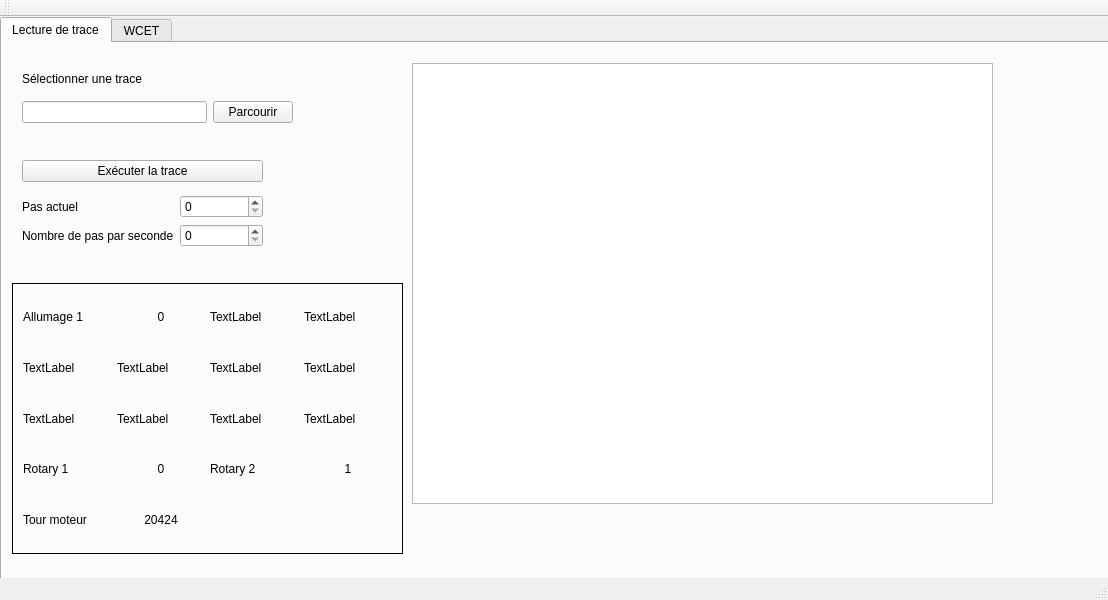
<?xml version="1.0" encoding="UTF-8"?>
<ui version="4.0">
 <class>MainWindow</class>
 <widget class="QMainWindow" name="MainWindow">
  <property name="geometry">
   <rect>
    <x>0</x>
    <y>0</y>
    <width>1108</width>
    <height>600</height>
   </rect>
  </property>
  <property name="windowTitle">
   <string>MainWindow</string>
  </property>
  <widget class="QWidget" name="centralWidget">
   <widget class="QTabWidget" name="tabWidget">
    <property name="geometry">
     <rect>
      <x>0</x>
      <y>0</y>
      <width>1121</width>
      <height>601</height>
     </rect>
    </property>
    <property name="currentIndex">
     <number>0</number>
    </property>
    <widget class="QWidget" name="tab">
     <attribute name="title">
      <string>Lecture de trace</string>
     </attribute>
     <widget class="QWidget" name="verticalLayoutWidget">
      <property name="geometry">
       <rect>
        <x>10</x>
        <y>10</y>
        <width>291</width>
        <height>80</height>
       </rect>
      </property>
      <layout class="QVBoxLayout" name="verticalLayout">
       <property name="leftMargin">
        <number>10</number>
       </property>
       <property name="topMargin">
        <number>10</number>
       </property>
       <property name="rightMargin">
        <number>10</number>
       </property>
       <property name="bottomMargin">
        <number>10</number>
       </property>
       <item>
        <widget class="QLabel" name="label_33">
         <property name="text">
          <string>Sélectionner une trace </string>
         </property>
        </widget>
       </item>
       <item>
        <layout class="QHBoxLayout" name="horizontalLayout_20">
         <item>
          <widget class="QLineEdit" name="browseEdit"/>
         </item>
         <item>
          <widget class="QPushButton" name="browse_button">
           <property name="text">
            <string>Parcourir</string>
           </property>
          </widget>
         </item>
        </layout>
       </item>
      </layout>
     </widget>
     <widget class="QWidget" name="verticalLayoutWidget_2">
      <property name="geometry">
       <rect>
        <x>10</x>
        <y>100</y>
        <width>261</width>
        <height>122</height>
       </rect>
      </property>
      <layout class="QVBoxLayout" name="verticalLayout_2">
       <property name="leftMargin">
        <number>10</number>
       </property>
       <property name="topMargin">
        <number>10</number>
       </property>
       <property name="rightMargin">
        <number>10</number>
       </property>
       <property name="bottomMargin">
        <number>10</number>
       </property>
       <item>
        <widget class="QPushButton" name="exec_button">
         <property name="text">
          <string>Exécuter la trace</string>
         </property>
        </widget>
       </item>
       <item>
        <layout class="QGridLayout" name="gridLayout">
         <item row="0" column="0">
          <widget class="QLabel" name="label">
           <property name="text">
            <string>Pas actuel</string>
           </property>
          </widget>
         </item>
         <item row="1" column="0">
          <widget class="QLabel" name="label_36">
           <property name="text">
            <string>Nombre de pas par seconde</string>
           </property>
          </widget>
         </item>
         <item row="1" column="1">
          <widget class="QSpinBox" name="steps_freq"/>
         </item>
         <item row="0" column="1">
          <widget class="QSpinBox" name="step_number"/>
         </item>
        </layout>
       </item>
      </layout>
     </widget>
     <widget class="QFrame" name="gridFrame">
      <property name="geometry">
       <rect>
        <x>10</x>
        <y>240</y>
        <width>391</width>
        <height>271</height>
       </rect>
      </property>
      <property name="frameShape">
       <enum>QFrame::Box</enum>
      </property>
      <layout class="QGridLayout" name="gridLayout_2">
       <property name="leftMargin">
        <number>10</number>
       </property>
       <property name="topMargin">
        <number>10</number>
       </property>
       <property name="rightMargin">
        <number>10</number>
       </property>
       <property name="bottomMargin">
        <number>10</number>
       </property>
       <property name="spacing">
        <number>5</number>
       </property>
       <item row="0" column="1">
        <layout class="QHBoxLayout" name="horizontalLayout_18">
         <item>
          <widget class="QLabel" name="label_19">
           <property name="text">
            <string>TextLabel</string>
           </property>
          </widget>
         </item>
         <item>
          <widget class="QLabel" name="label_20">
           <property name="text">
            <string>TextLabel</string>
           </property>
          </widget>
         </item>
        </layout>
       </item>
       <item row="2" column="0">
        <layout class="QHBoxLayout" name="horizontalLayout_12">
         <item>
          <widget class="QLabel" name="label_26">
           <property name="text">
            <string>TextLabel</string>
           </property>
          </widget>
         </item>
         <item>
          <widget class="QLabel" name="label_25">
           <property name="text">
            <string>TextLabel</string>
           </property>
          </widget>
         </item>
        </layout>
       </item>
       <item row="2" column="1">
        <layout class="QHBoxLayout" name="horizontalLayout_10">
         <item>
          <widget class="QLabel" name="label_28">
           <property name="text">
            <string>TextLabel</string>
           </property>
          </widget>
         </item>
         <item>
          <widget class="QLabel" name="label_27">
           <property name="text">
            <string>TextLabel</string>
           </property>
          </widget>
         </item>
        </layout>
       </item>
       <item row="1" column="0">
        <layout class="QHBoxLayout" name="horizontalLayout_15">
         <item>
          <widget class="QLabel" name="label_22">
           <property name="text">
            <string>TextLabel</string>
           </property>
          </widget>
         </item>
         <item>
          <widget class="QLabel" name="label_21">
           <property name="text">
            <string>TextLabel</string>
           </property>
          </widget>
         </item>
        </layout>
       </item>
       <item row="3" column="0">
        <layout class="QHBoxLayout" name="horizontalLayout_13">
         <item>
          <widget class="QLabel" name="label_30">
           <property name="text">
            <string>Rotary 1</string>
           </property>
          </widget>
         </item>
         <item>
          <widget class="QLabel" name="label_29">
           <property name="text">
            <string>0</string>
           </property>
           <property name="alignment">
            <set>Qt::AlignCenter</set>
           </property>
          </widget>
         </item>
        </layout>
       </item>
       <item row="3" column="1">
        <layout class="QHBoxLayout" name="horizontalLayout_14">
         <item>
          <widget class="QLabel" name="label_32">
           <property name="text">
            <string>Rotary 2</string>
           </property>
          </widget>
         </item>
         <item>
          <widget class="QLabel" name="label_31">
           <property name="text">
            <string>1</string>
           </property>
           <property name="alignment">
            <set>Qt::AlignCenter</set>
           </property>
          </widget>
         </item>
        </layout>
       </item>
       <item row="1" column="1">
        <layout class="QHBoxLayout" name="horizontalLayout_16">
         <item>
          <widget class="QLabel" name="label_24">
           <property name="text">
            <string>TextLabel</string>
           </property>
          </widget>
         </item>
         <item>
          <widget class="QLabel" name="label_23">
           <property name="text">
            <string>TextLabel</string>
           </property>
          </widget>
         </item>
        </layout>
       </item>
       <item row="0" column="0">
        <layout class="QHBoxLayout" name="horizontalLayout_17">
         <item>
          <widget class="QLabel" name="label_4">
           <property name="text">
            <string>Allumage 1</string>
           </property>
          </widget>
         </item>
         <item>
          <widget class="QLabel" name="label_allumage_1">
           <property name="text">
            <string>0</string>
           </property>
           <property name="alignment">
            <set>Qt::AlignCenter</set>
           </property>
          </widget>
         </item>
        </layout>
       </item>
       <item row="4" column="0">
        <layout class="QHBoxLayout" name="horizontalLayout_21">
         <item>
          <widget class="QLabel" name="label_34">
           <property name="text">
            <string>Tour moteur</string>
           </property>
          </widget>
         </item>
         <item>
          <widget class="QLabel" name="label_35">
           <property name="text">
            <string>20424</string>
           </property>
           <property name="alignment">
            <set>Qt::AlignCenter</set>
           </property>
          </widget>
         </item>
        </layout>
       </item>
      </layout>
     </widget>
     <widget class="QtCharts::QChartView" name="chartview">
      <property name="geometry">
       <rect>
        <x>410</x>
        <y>20</y>
        <width>581</width>
        <height>441</height>
       </rect>
      </property>
     </widget>
    </widget>
    <widget class="QWidget" name="tab_2">
     <attribute name="title">
      <string>WCET</string>
     </attribute>
    </widget>
   </widget>
  </widget>
  <widget class="QMenuBar" name="menuBar">
   <property name="geometry">
    <rect>
     <x>0</x>
     <y>0</y>
     <width>1108</width>
     <height>19</height>
    </rect>
   </property>
  </widget>
  <widget class="QToolBar" name="mainToolBar">
   <attribute name="toolBarArea">
    <enum>TopToolBarArea</enum>
   </attribute>
   <attribute name="toolBarBreak">
    <bool>false</bool>
   </attribute>
  </widget>
  <widget class="QStatusBar" name="statusBar"/>
 </widget>
 <layoutdefault spacing="6" margin="11"/>
 <customwidgets>
  <customwidget>
   <class>QtCharts::QChartView</class>
   <extends>QGraphicsView</extends>
   <header location="global">QtCharts/QChartView&gt;
#include &lt;QtCharts/chartsnamespace.h</header>
  </customwidget>
 </customwidgets>
 <resources/>
 <connections/>
</ui>
